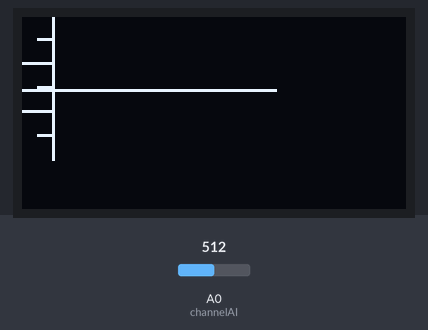
This sketch was run on a simulated Arduino Nano, built with avr-gcc and run on an emulated ATmega328P. Parts: 128×64 one-colour display. The test bench sets the inputs (shaded band); at power-on: A0 (channelAI) = 512. The display library's start-up logo is not drawn.

Above: at 5.2 s.
5.3 s: A0 (channelAI) set to 716
At 6.8 s:
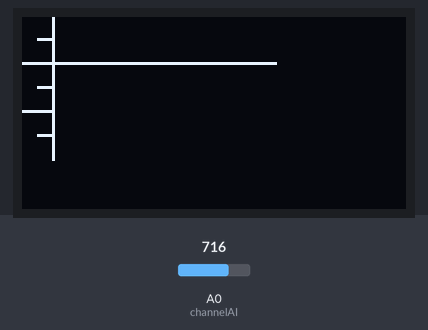
7.4 s: A0 (channelAI) set to 900
At 8.9 s:
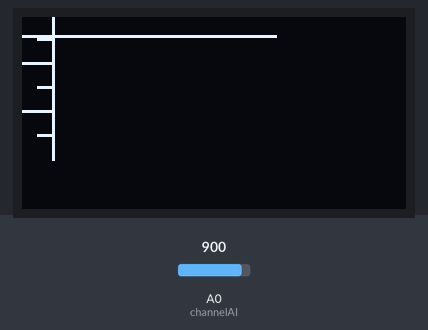
9.8 s: A0 (channelAI) set to 1023
At 11.0 s:
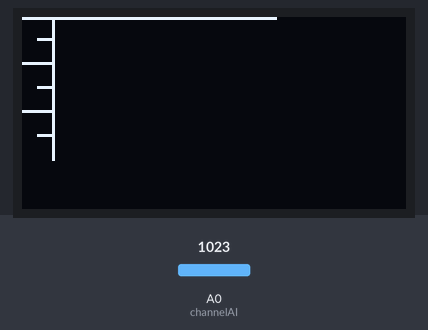
Timing chart, 0 to 12.8 s (numbered marks = the images above; inputs shaded):
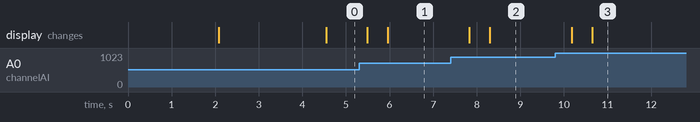

The sketch:

Erics_OLED096Scope.ino
```cpp
/*********************************************************************
Erics basic Arduino Oscilloscope using 0.96" OLED display with Arduino Nano

My Youtube Channel  : http://www.youtube.com/mkmeorg
More info found at http://www.mkme.org
Buy the Arduino Nano here: http://amzn.to/2lBO5te
Buy the OLED here: http://amzn.to/2DLpt8J
Uses Adafruit Library
12C Info:
0X3C is address for cheap ebay units
Used I2C Scanner to find address
SDA connected to pin Analog 4
SCL connected to pin Analog 5
Monochrome OLEDs based on SSD1306 drivers

*********************************************************************/

#include <SPI.h>
#include <Wire.h>
#include <Adafruit_GFX.h>
#include <Adafruit_SSD1306.h>

#define OLED_RESET 4
Adafruit_SSD1306 display(OLED_RESET);

//Analog Pins
int channelAI = A0;      // probe
int delayAI = A1;       // delay potentiometer
float delayVariable =5; // 10 seems good for decent update- bit fast
float scale = 0;
int xCounter = 0;
int yPosition = 0;
int readings[85];
int counter = 0;

void setup()   {
  Serial.begin(9600);

  // by default, we'll generate the high voltage from the 3.3v line internally! (neat!)
  display.begin(SSD1306_SWITCHCAPVCC, 0x3C);  // initialize with the I2C addr 0x3D (for the 128x64)
  // init done

  // Show image buffer on the display hardware.
  // Since the buffer is intialized with an Adafruit splashscreen
  // internally, this will display the splashscreen.
  display.display();
  delay(2000);

  // Clear the buffer.
  display.clearDisplay();

  // draw a single pixel
  display.drawPixel(10, 10, WHITE);
  // Show the display buffer on the hardware.
  // NOTE: You _must_ call display after making any drawing commands
  // to make them visible on the display hardware!
  display.display();
  delay(2000);
  display.clearDisplay();

}


void loop()
{
display.setTextColor(WHITE);
//delayVariable = analogRead(delayAI);
  //delayVariable = (delayVariable/10);
  scale = 47.0/1023.0;
  // commented out above delay items as no pot/encoder installed yet


  //record readings
  for(xCounter = 0; xCounter < 85; xCounter += 1)
    {
      yPosition = analogRead(channelAI);
      readings[xCounter] = (yPosition*scale);
      delay (delayVariable);
    }

  display.clearDisplay();

  //Draw Voltage Ref Lines
  display.drawLine( 10, 0, 10, 47, WHITE);
  display.drawLine( 5, 47-(.166 *1023.0 * scale), 10, 47-(.166 *1023.0 * scale), WHITE);
  display.drawLine( 0, 47-(.33 *1023.0 * scale), 10, 47-(.33 *1023.0 * scale), WHITE);
  display.drawLine( 5, 47-(.5 *1023.0 * scale), 10, 47-(.5 *1023.0 * scale), WHITE);
  display.drawLine( 0, 47-(.66 *1023.0 * scale), 10, 47-(.66 *1023.0 * scale), WHITE);
  display.drawLine( 5, 47-(.84 *1023.0 * scale), 10, 47-(.84 *1023.0 * scale), WHITE);

  for(xCounter = 0; xCounter < 85; xCounter += 1)
    {
       display.drawPixel(xCounter, 47-readings[xCounter], WHITE);
       if(xCounter>1){
         display.drawLine(xCounter-1, 47-readings[xCounter-1], xCounter, 47-readings[xCounter], WHITE);
       }
    }

  display.display();
}
```

Measured:
- after the input at 5.3 s, the display: first changes after 0.19 s (image 1 shows a later state)
- after the input at 7.4 s, the display: first changes after 0.43 s (image 2 shows a later state)
- after the input at 9.8 s, the display: first changes after 0.38 s (image 3 shows a later state)
